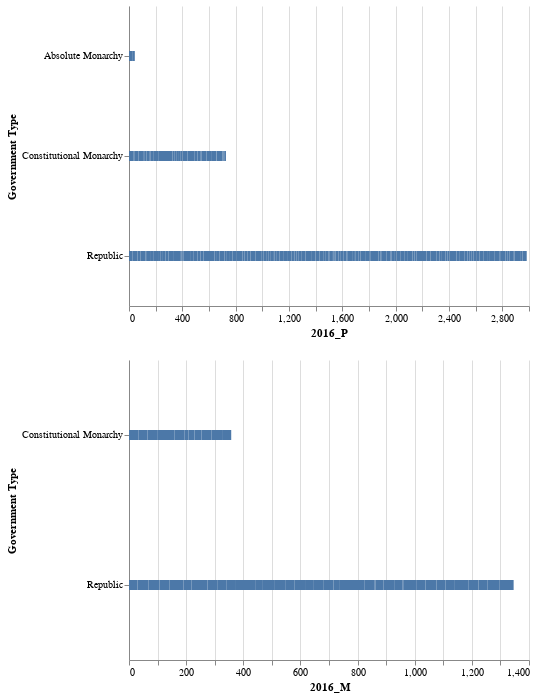

The code cell stored with this chart in its notebook:
### Markdown cell above
**What is the relationship between the proportion women in managment and parliament, by government type of country?**

### Code cell
gov_df = final_df[(
    final_df["Government Type"] == 'Constitutional Monarchy') | 
    (final_df["Government Type"] == "Absolute Monarchy") |
    (final_df["Government Type"] == "Republic")]
parliament = Chart(gov_df).mark_bar(size=10).encode(
    y="Government Type",
    x="2016_P"
)
management = Chart(gov_df).mark_bar(size=10).encode(
    y="Government Type",
    x="2016_M",
)
vconcat(parliament, management).configure_view(stroke='transparent')

### Figure 1 — Vega-Lite specification as saved in the notebook (floating-point values rounded to 4 significant figures; data arrays with more than 128 entries replaced by an {"elided": "..."} marker saying what was removed)
{"$schema": "https://vega.github.io/schema/vega-lite/v2.4.1.json", "config": {"view": {"height": 300, "stroke": "transparent", "width": 400}}, "vconcat": [{"data": {"values": {"elided": "179 records"}}, "encoding": {"x": {"field": "2016_P", "type": "quantitative"}, "y": {"field": "Government Type", "type": "nominal"}}, "mark": {"size": 10, "type": "bar"}}, {"data": {"values": {"elided": "179 records"}}, "encoding": {"x": {"field": "2016_M", "type": "quantitative"}, "y": {"field": "Government Type", "type": "nominal"}}, "mark": {"size": 10, "type": "bar"}}]}
